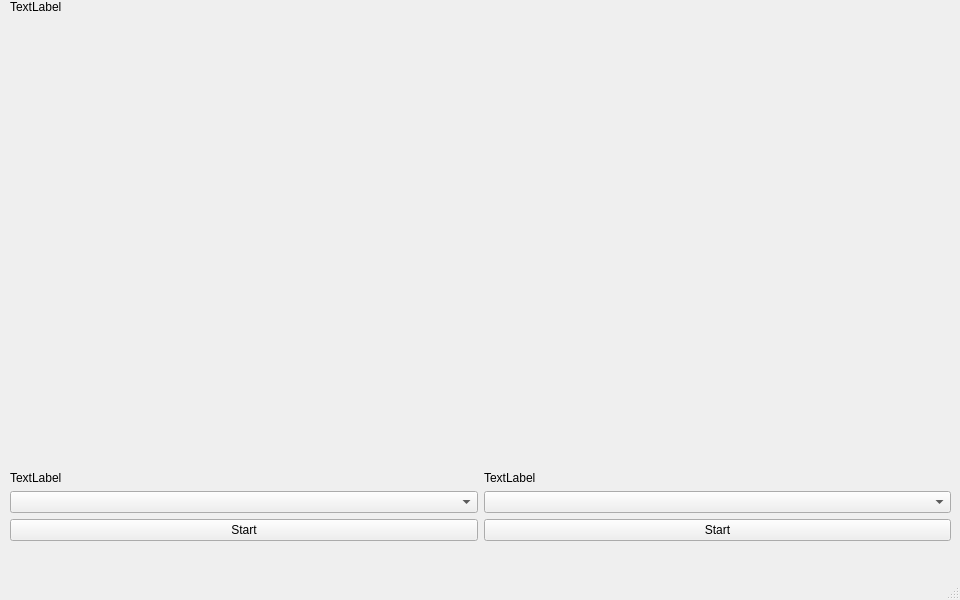
<?xml version="1.0" encoding="UTF-8"?>
<ui version="4.0">
 <class>CameraWindow</class>
 <widget class="QMainWindow" name="CameraWindow">
  <property name="geometry">
   <rect>
    <x>0</x>
    <y>0</y>
    <width>960</width>
    <height>600</height>
   </rect>
  </property>
  <property name="windowTitle">
   <string>CameraWindow</string>
  </property>
  <widget class="QWidget" name="centralwidget">
   <widget class="QWidget" name="verticalLayoutWidget">
    <property name="geometry">
     <rect>
      <x>10</x>
      <y>0</y>
      <width>941</width>
      <height>541</height>
     </rect>
    </property>
    <layout class="QVBoxLayout" name="verticalLayout">
     <item>
      <widget class="QLabel" name="label">
       <property name="maximumSize">
        <size>
         <width>16777215</width>
         <height>40</height>
        </size>
       </property>
       <property name="text">
        <string>TextLabel</string>
       </property>
      </widget>
     </item>
     <item>
      <layout class="QHBoxLayout" name="horizontalLayout">
       <item>
        <layout class="QVBoxLayout" name="verticalLayout_2">
         <item>
          <widget class="QStackedWidget" name="camera1StackedWidget">
           <property name="currentIndex">
            <number>1</number>
           </property>
           <widget class="QWidget" name="page">
            <widget class="QCameraViewfinder" name="camera1Viewfinder" native="true">
             <property name="geometry">
              <rect>
               <x>5</x>
               <y>5</y>
               <width>440</width>
               <height>330</height>
              </rect>
             </property>
             <property name="maximumSize">
              <size>
               <width>440</width>
               <height>330</height>
              </size>
             </property>
            </widget>
           </widget>
           <widget class="QWidget" name="preview1">
            <widget class="QLabel" name="preview1Label">
             <property name="geometry">
              <rect>
               <x>5</x>
               <y>5</y>
               <width>440</width>
               <height>330</height>
              </rect>
             </property>
             <property name="maximumSize">
              <size>
               <width>440</width>
               <height>330</height>
              </size>
             </property>
             <property name="text">
              <string/>
             </property>
             <property name="pixmap">
              <pixmap resource="qt-double-cameras.qrc">:/images/logo.png</pixmap>
             </property>
             <property name="scaledContents">
              <bool>true</bool>
             </property>
            </widget>
           </widget>
          </widget>
         </item>
         <item>
          <widget class="QLabel" name="label_4">
           <property name="text">
            <string>TextLabel</string>
           </property>
          </widget>
         </item>
         <item>
          <widget class="QComboBox" name="camera1ComboBox"/>
         </item>
         <item>
          <widget class="QPushButton" name="camera1StartButton">
           <property name="text">
            <string>Start</string>
           </property>
          </widget>
         </item>
        </layout>
       </item>
       <item>
        <layout class="QVBoxLayout" name="verticalLayout_3">
         <item>
          <widget class="QStackedWidget" name="camera2StackedWidget">
           <widget class="QWidget" name="page_3">
            <widget class="QCameraViewfinder" name="camera2Viewfinder" native="true">
             <property name="geometry">
              <rect>
               <x>30</x>
               <y>30</y>
               <width>320</width>
               <height>240</height>
              </rect>
             </property>
             <property name="maximumSize">
              <size>
               <width>320</width>
               <height>240</height>
              </size>
             </property>
            </widget>
           </widget>
           <widget class="QWidget" name="preview2">
            <widget class="QLabel" name="preview2Label">
             <property name="geometry">
              <rect>
               <x>5</x>
               <y>5</y>
               <width>440</width>
               <height>330</height>
              </rect>
             </property>
             <property name="maximumSize">
              <size>
               <width>440</width>
               <height>330</height>
              </size>
             </property>
             <property name="text">
              <string/>
             </property>
             <property name="pixmap">
              <pixmap resource="qt-double-cameras.qrc">:/images/logo.png</pixmap>
             </property>
             <property name="scaledContents">
              <bool>true</bool>
             </property>
            </widget>
           </widget>
          </widget>
         </item>
         <item>
          <widget class="QLabel" name="label_5">
           <property name="text">
            <string>TextLabel</string>
           </property>
          </widget>
         </item>
         <item>
          <widget class="QComboBox" name="camera2ComboBox"/>
         </item>
         <item>
          <widget class="QPushButton" name="camera2StartButton">
           <property name="text">
            <string>Start</string>
           </property>
          </widget>
         </item>
        </layout>
       </item>
      </layout>
     </item>
    </layout>
   </widget>
  </widget>
  <widget class="QMenuBar" name="menubar">
   <property name="geometry">
    <rect>
     <x>0</x>
     <y>0</y>
     <width>960</width>
     <height>24</height>
    </rect>
   </property>
  </widget>
  <widget class="QStatusBar" name="statusbar"/>
 </widget>
 <customwidgets>
  <customwidget>
   <class>QCameraViewfinder</class>
   <extends>QWidget</extends>
   <header>qcameraviewfinder.h</header>
   <container>1</container>
  </customwidget>
 </customwidgets>
 <resources>
  <include location="qt-double-cameras.qrc"/>
 </resources>
 <connections>
  <connection>
   <sender>camera1StartButton</sender>
   <signal>clicked()</signal>
   <receiver>CameraWindow</receiver>
   <slot>startCamera1()</slot>
   <hints>
    <hint type="sourcelabel">
     <x>198</x>
     <y>365</y>
    </hint>
    <hint type="destinationlabel">
     <x>399</x>
     <y>299</y>
    </hint>
   </hints>
  </connection>
  <connection>
   <sender>camera2StartButton</sender>
   <signal>clicked()</signal>
   <receiver>CameraWindow</receiver>
   <slot>startCamera2()</slot>
   <hints>
    <hint type="sourcelabel">
     <x>602</x>
     <y>365</y>
    </hint>
    <hint type="destinationlabel">
     <x>399</x>
     <y>299</y>
    </hint>
   </hints>
  </connection>
  <connection>
   <sender>camera1ComboBox</sender>
   <signal>currentIndexChanged(int)</signal>
   <receiver>CameraWindow</receiver>
   <slot>camera1Changed(int)</slot>
   <hints>
    <hint type="sourcelabel">
     <x>207</x>
     <y>375</y>
    </hint>
    <hint type="destinationlabel">
     <x>399</x>
     <y>299</y>
    </hint>
   </hints>
  </connection>
  <connection>
   <sender>camera2ComboBox</sender>
   <signal>currentIndexChanged(int)</signal>
   <receiver>CameraWindow</receiver>
   <slot>camera2Changed(int)</slot>
   <hints>
    <hint type="sourcelabel">
     <x>576</x>
     <y>375</y>
    </hint>
    <hint type="destinationlabel">
     <x>399</x>
     <y>299</y>
    </hint>
   </hints>
  </connection>
 </connections>
 <slots>
  <slot>startCamera1()</slot>
  <slot>startCamera2()</slot>
  <slot>camera1Changed(int)</slot>
  <slot>camera2Changed(int)</slot>
 </slots>
</ui>
